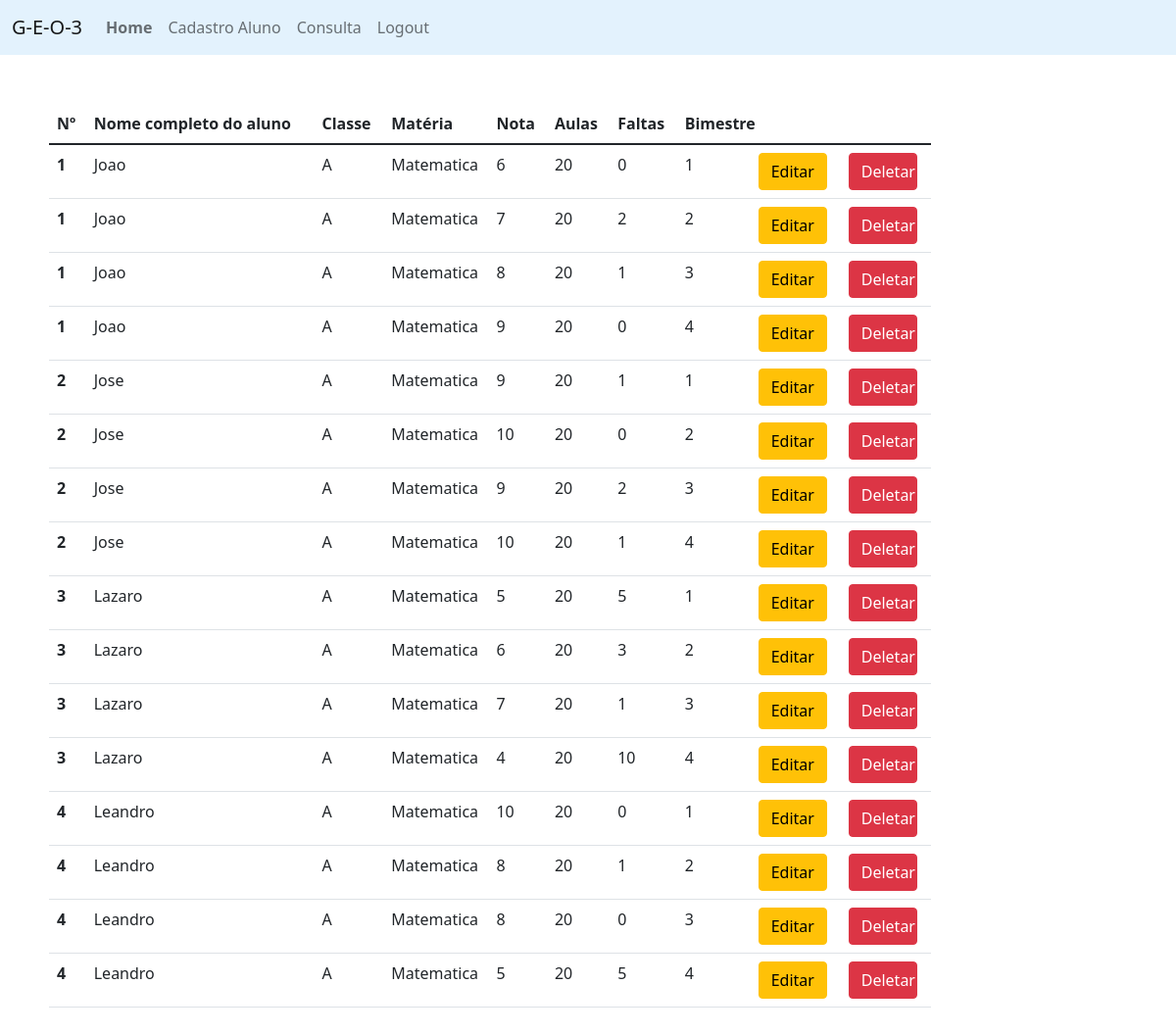
The page /sistema/ (signed in) on the database its author committed.
### app/models/tables.py (models this page shows, shortened)
class Alunos(db.Model):
    __tablename__ = "alunos"
    id = db.Column(db.Integer, primary_key = True)
    numero = db.Column(db.Integer)
    nome = db.Column(db.String)
    classe = db.Column(db.String)
    professor_id = db.Column(db.Integer, db.ForeignKey('professores.id'))
    professor = db.relationship('User', foreign_keys=professor_id)
    materia = db.Column(db.String)
    nota = db.Column(db.String)
    qtd_aulas = db.Column(db.String)
    qtd_faltas = db.Column(db.String)
    bimestre = db.Column(db.Integer)

### app/controllers/default.py (the view)
@app.route('/sistema/<info>')
@app.route('/sistema/', defaults={'info':None}, methods=["GET", "POST"])
def sistema(info):
    if current_user.is_anonymous == True:
        return render_template('index.html')
    else:
        alunos = Alunos.query.filter_by(professor_id=current_user.id).order_by(asc(Alunos.numero))
        return render_template('sistema.html', alunos = alunos)

### app/controllers/default.py (called while the page is built)
@login_manager.user_loader
def load_user(id):
    return User.query.filter_by(id=id).first()

### app/models/tables.py (called while the page is built)
    @property
    def is_anonymous(self):
        return False

### app/templates/sistema.html (shortened to what this page needs)
<!doctype html>
<html>
<head>
  <link href="https://cdn.jsdelivr.net/npm/bootstrap@5.1.2/dist/css/bootstrap.min.css" rel="stylesheet">
</head>
<nav class="navbar navbar-expand-lg navbar-light" style="background-color: #e3f2fd;">
  <div class="container-fluid">
    <a class="navbar-brand">G-E-O-3</a>
    <div class="collapse navbar-collapse" id="navbarSupportedContent">
      <ul class="navbar-nav me-auto mb-2 mb-lg-0">
        <li class="nav-item">
          <a class="nav-link" ><strong>Home</strong></a>
        </li>
        <li class="nav-item">
          <a class="nav-link" href="{{url_for('cadastro_aluno')}}">Cadastro Aluno</a>
        </li>
        <li class="nav-item">
          <a class="nav-link" href="{{url_for('consulta')}}">Consulta</a>
        </li>
        <li class="nav-item">
          <a class="nav-link" href="{{url_for('logout')}}">Logout</a>
        </li>
      </ul>
    </div>
  </div>
</nav>
<body>
  <div class="table-responsive">
  <table style="margin: 50px;max-width: 900px;" class="table">
    <thead>
      <tr>
        <th scope="col" style="max-width: 70px;">Nº</th>
        <th scope="col" style="max-width: 300px;">Nome completo do aluno</th>
        <th scope="col" style="max-width: 70px;">Classe</th>
        <th scope="col" style="max-width: 100px;">Matéria</th>
        <th scope="col" style="max-width: 70px;">Nota</th>
        <th scope="col" style="max-width: 70px;">Aulas</th>
        <th scope="col" style="max-width: 70px;">Faltas</th>
        <th scope="col" style="max-width: 70px;">Bimestre</th>
        <th scope="col" style="max-width: 70px;"></th>
        <th scope="col" style="max-width: 70px;"></th>
      </tr>
    </thead>
    <tbody>
      {% for aluno in alunos %}
        <tr>
          <th scope="row" style="max-width: 70px;">{{ aluno.numero }}</th>
          <td style="max-width: 300px;">{{ aluno.nome }}</td>
          <td style="max-width: 70px;">{{ aluno.classe }}</td>
          <td style="max-width: 100px;">{{ aluno.materia }}</td>
          <td style="max-width: 70px;">{{ aluno.nota }}</td>
          <td style="max-width: 70px;">{{ aluno.qtd_aulas }}</td>
          <td style="max-width: 70px;">{{ aluno.qtd_faltas }}</td>
          <td style="max-width: 70px;">{{ aluno.bimestre }}</td>
          <td><a class="btn btn-warning" href="{{url_for('update', aluno_id = aluno['id'])}}" role="button" style="max-width: 70px;">Editar</a></td>
          <td><a class="btn btn-danger" href="{{url_for('delete', aluno_id = aluno['id'])}}" role="button" style="max-width: 70px;">Deletar</a></td>
        </tr>
      {% endfor %}
    </tbody>
  </table>
</div>
</body>
<link rel="stylesheet" type="text/css" href="{{url_for('static', filename='js/bootstrap.min.js')}}" media="screen">
</html>

### rows shown on the page
Alunos: numero "1", nome "Joao", classe "A", materia "Matematica", nota "6", qtd_aulas "20", qtd_faltas "0", bimestre "1"
Alunos: numero "1", nome "Joao", classe "A", materia "Matematica", nota "7", qtd_aulas "20", qtd_faltas "2", bimestre "2"
Alunos: numero "1", nome "Joao", classe "A", materia "Matematica", nota "8", qtd_aulas "20", qtd_faltas "1", bimestre "3"
Alunos: numero "1", nome "Joao", classe "A", materia "Matematica", nota "9", qtd_aulas "20", qtd_faltas "0", bimestre "4"
Alunos: numero "2", nome "Jose", classe "A", materia "Matematica", nota "9", qtd_aulas "20", qtd_faltas "1", bimestre "1"
Alunos: numero "2", nome "Jose", classe "A", materia "Matematica", nota "10", qtd_aulas "20", qtd_faltas "0", bimestre "2"
Alunos: numero "2", nome "Jose", classe "A", materia "Matematica", nota "9", qtd_aulas "20", qtd_faltas "2", bimestre "3"
Alunos: numero "2", nome "Jose", classe "A", materia "Matematica", nota "10", qtd_aulas "20", qtd_faltas "1", bimestre "4"
Alunos: numero "3", nome "Lazaro", classe "A", materia "Matematica", nota "5", qtd_aulas "20", qtd_faltas "5", bimestre "1"
Alunos: numero "3", nome "Lazaro", classe "A", materia "Matematica", nota "6", qtd_aulas "20", qtd_faltas "3", bimestre "2"
Alunos: numero "3", nome "Lazaro", classe "A", materia "Matematica", nota "7", qtd_aulas "20", qtd_faltas "1", bimestre "3"
Alunos: numero "3", nome "Lazaro", classe "A", materia "Matematica", nota "4", qtd_aulas "20", qtd_faltas "10", bimestre "4"
Alunos: numero "4", nome "Leandro", classe "A", materia "Matematica", nota "10", qtd_aulas "20", qtd_faltas "0", bimestre "1"
Alunos: numero "4", nome "Leandro", classe "A", materia "Matematica", nota "8", qtd_aulas "20", qtd_faltas "1", bimestre "2"
Alunos: numero "4", nome "Leandro", classe "A", materia "Matematica", nota "8", qtd_aulas "20", qtd_faltas "0", bimestre "3"
Alunos: numero "4", nome "Leandro", classe "A", materia "Matematica", nota "5", qtd_aulas "20", qtd_faltas "5", bimestre "4"
